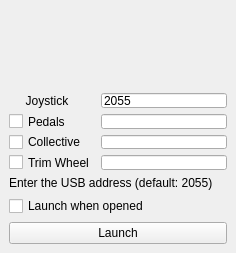
<?xml version="1.0" encoding="UTF-8"?>
<ui version="4.0">
 <class>LauncherWindow</class>
 <widget class="QMainWindow" name="LauncherWindow">
  <property name="geometry">
   <rect>
    <x>0</x>
    <y>0</y>
    <width>236</width>
    <height>253</height>
   </rect>
  </property>
  <property name="minimumSize">
   <size>
    <width>236</width>
    <height>253</height>
   </size>
  </property>
  <property name="maximumSize">
   <size>
    <width>236</width>
    <height>253</height>
   </size>
  </property>
  <property name="windowTitle">
   <string>TelemFFB MultiLauncher</string>
  </property>
  <widget class="QWidget" name="centralwidget">
   <layout class="QVBoxLayout" name="verticalLayout">
    <item>
     <widget class="QWidget" name="logowidget" native="true">
      <property name="minimumSize">
       <size>
        <width>218</width>
        <height>82</height>
       </size>
      </property>
      <property name="maximumSize">
       <size>
        <width>218</width>
        <height>82</height>
       </size>
      </property>
      <widget class="QLabel" name="image_label">
       <property name="geometry">
        <rect>
         <x>0</x>
         <y>0</y>
         <width>218</width>
         <height>82</height>
        </rect>
       </property>
       <property name="minimumSize">
        <size>
         <width>218</width>
         <height>82</height>
        </size>
       </property>
       <property name="text">
        <string notr="true"/>
       </property>
       <property name="pixmap">
        <pixmap>image/vpforcelogo.png</pixmap>
       </property>
      </widget>
     </widget>
    </item>
    <item>
     <layout class="QFormLayout" name="formLayout_2">
      <item row="0" column="0">
       <widget class="QLabel" name="label">
        <property name="text">
         <string>     Joystick</string>
        </property>
       </widget>
      </item>
      <item row="0" column="1">
       <widget class="QLineEdit" name="tb_joystick">
        <property name="text">
         <string>2055</string>
        </property>
       </widget>
      </item>
      <item row="1" column="0">
       <widget class="QCheckBox" name="cb_pedals">
        <property name="text">
         <string>Pedals</string>
        </property>
       </widget>
      </item>
      <item row="1" column="1">
       <widget class="QLineEdit" name="tb_pedals"/>
      </item>
      <item row="2" column="0">
       <widget class="QCheckBox" name="cb_collective">
        <property name="text">
         <string>Collective</string>
        </property>
       </widget>
      </item>
      <item row="2" column="1">
       <widget class="QLineEdit" name="tb_collective"/>
      </item>
      <item row="3" column="0">
       <widget class="QCheckBox" name="cb_trimwheel">
        <property name="text">
         <string>Trim Wheel</string>
        </property>
       </widget>
      </item>
      <item row="3" column="1">
       <widget class="QLineEdit" name="tb_trimwheel"/>
      </item>
     </layout>
    </item>
    <item>
     <widget class="QLabel" name="label_2">
      <property name="text">
       <string>Enter the USB address (default: 2055)</string>
      </property>
     </widget>
    </item>
    <item>
     <widget class="QCheckBox" name="cb_autolaunch">
      <property name="text">
       <string>Launch when opened</string>
      </property>
     </widget>
    </item>
    <item>
     <widget class="QPushButton" name="b_launch">
      <property name="text">
       <string>Launch</string>
      </property>
     </widget>
    </item>
   </layout>
  </widget>
 </widget>
 <resources/>
 <connections/>
</ui>
